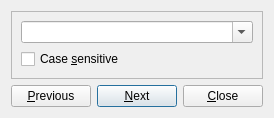
<ui version="4.0" >
 <class>findTextDialog</class>
 <widget class="QDialog" name="findTextDialog" >
  <property name="geometry" >
   <rect>
    <x>0</x>
    <y>0</y>
    <width>227</width>
    <height>115</height>
   </rect>
  </property>
  <property name="windowTitle" >
   <string>Find Text</string>
  </property>
  <layout class="QVBoxLayout" name="verticalLayout" >
   <item>
    <widget class="QFrame" name="findFrame" >
     <property name="frameShape" >
      <enum>QFrame::StyledPanel</enum>
     </property>
     <property name="frameShadow" >
      <enum>QFrame::Raised</enum>
     </property>
     <layout class="QVBoxLayout" name="verticalLayout_2" >
      <item>
       <spacer name="verticalSpacer" >
        <property name="orientation" >
         <enum>Qt::Vertical</enum>
        </property>
        <property name="sizeHint" stdset="0" >
         <size>
          <width>20</width>
          <height>40</height>
         </size>
        </property>
       </spacer>
      </item>
      <item>
       <widget class="QComboBox" name="findTextComboBox" >
        <property name="toolTip" >
         <string>The text you want to search for</string>
        </property>
        <property name="editable" >
         <bool>true</bool>
        </property>
       </widget>
      </item>
      <item>
       <widget class="QCheckBox" name="caseBox" >
        <property name="toolTip" >
         <string>Search with case sensitivity</string>
        </property>
        <property name="text" >
         <string>Case &amp;sensitive</string>
        </property>
       </widget>
      </item>
      <item>
       <spacer name="verticalSpacer_2" >
        <property name="orientation" >
         <enum>Qt::Vertical</enum>
        </property>
        <property name="sizeHint" stdset="0" >
         <size>
          <width>20</width>
          <height>40</height>
         </size>
        </property>
       </spacer>
      </item>
     </layout>
    </widget>
   </item>
   <item>
    <layout class="QHBoxLayout" name="horizontalLayout_6" >
     <item>
      <spacer name="horizontalSpacer_6" >
       <property name="orientation" >
        <enum>Qt::Horizontal</enum>
       </property>
       <property name="sizeHint" stdset="0" >
        <size>
         <width>40</width>
         <height>20</height>
        </size>
       </property>
      </spacer>
     </item>
     <item>
      <widget class="QPushButton" name="previousButton" >
       <property name="toolTip" >
        <string>Find the previous location of the text</string>
       </property>
       <property name="text" >
        <string>&amp;Previous</string>
       </property>
      </widget>
     </item>
     <item>
      <widget class="QPushButton" name="nextButton" >
       <property name="toolTip" >
        <string>Find the next location of the text</string>
       </property>
       <property name="text" >
        <string>&amp;Next</string>
       </property>
       <property name="default" >
        <bool>true</bool>
       </property>
      </widget>
     </item>
     <item>
      <widget class="QPushButton" name="closeButton" >
       <property name="toolTip" >
        <string>Close the dialog</string>
       </property>
       <property name="text" >
        <string>&amp;Close</string>
       </property>
      </widget>
     </item>
    </layout>
   </item>
  </layout>
 </widget>
 <resources/>
 <connections>
  <connection>
   <sender>closeButton</sender>
   <signal>clicked()</signal>
   <receiver>findTextDialog</receiver>
   <slot>reject()</slot>
   <hints>
    <hint type="sourcelabel" >
     <x>200</x>
     <y>124</y>
    </hint>
    <hint type="destinationlabel" >
     <x>224</x>
     <y>106</y>
    </hint>
   </hints>
  </connection>
 </connections>
</ui>
